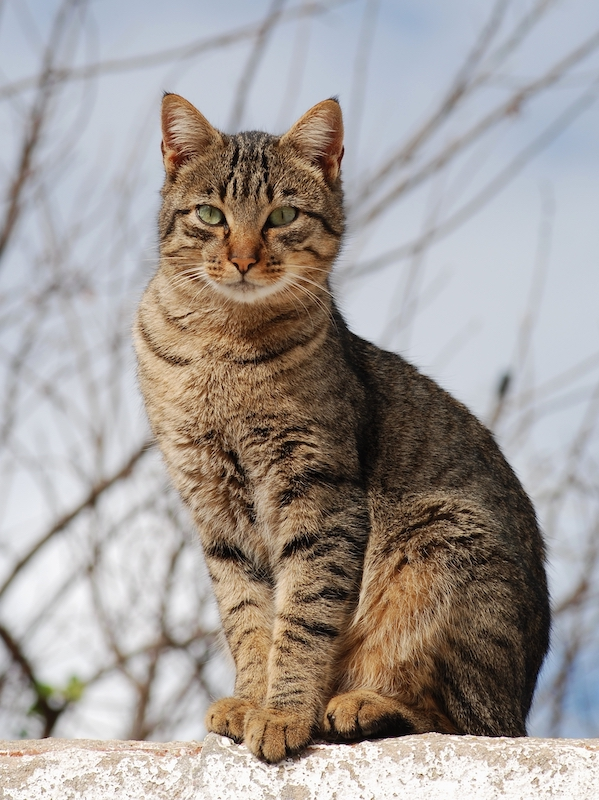
#> input picture test_im.jpg, 599 x 800 px, found by its file name
$ python ejercicio_matting.py
#> lines starting #> are read from the running program, lines starting #| are printed output that depends on the picture; after the words box and inside, x2 and y2 are one past the last pixel; in counts of white or black regions, pixels touching at a corner belong together
import cv2
import numpy as np

imageF = cv2.imread('test_im.jpg')
#> imageF is the input picture: shape (800, 599, 3); mean B, G, R 151, 155.2, 162.4
imageA = cv2.imread('test_im-A.jpg')
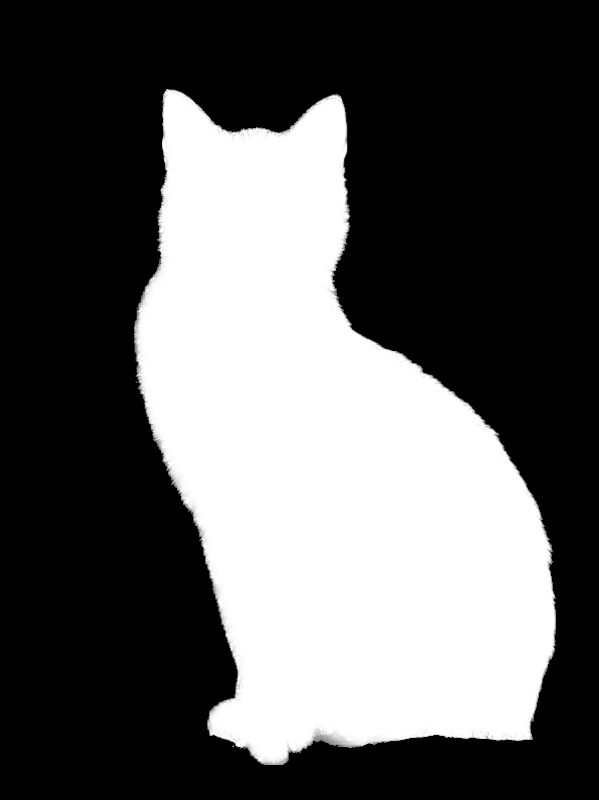
#> input picture test_im-A.jpg, 599 x 800 px, found by its file name
#> imageA is the input picture: shape (800, 599, 3); mean B, G, R 92.5, 92.5, 92.5
imageB = cv2.imread('sky.jpg')
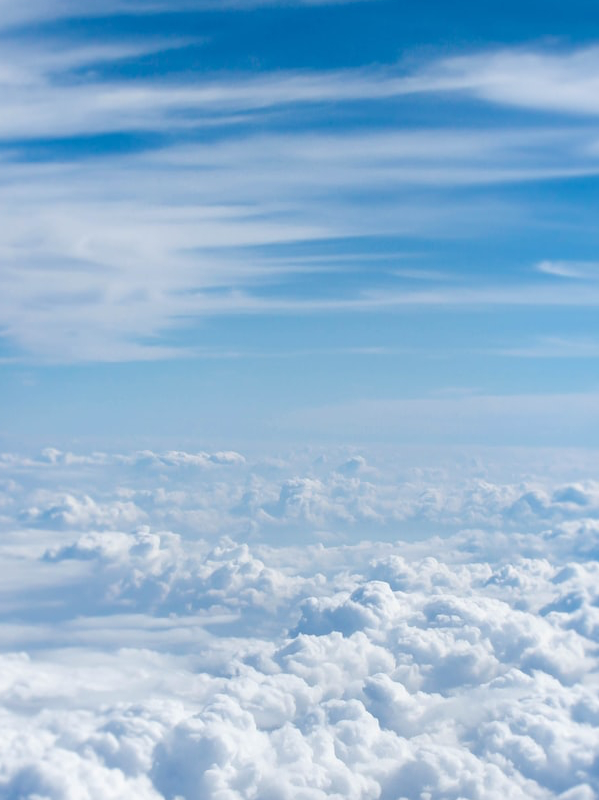
#> input picture sky.jpg, 599 x 800 px, found by its file name
#> imageB is the input picture: shape (800, 599, 3); mean B, G, R 211.6, 180.9, 144.6

mask1 = imageA[:,:,0] <= 30
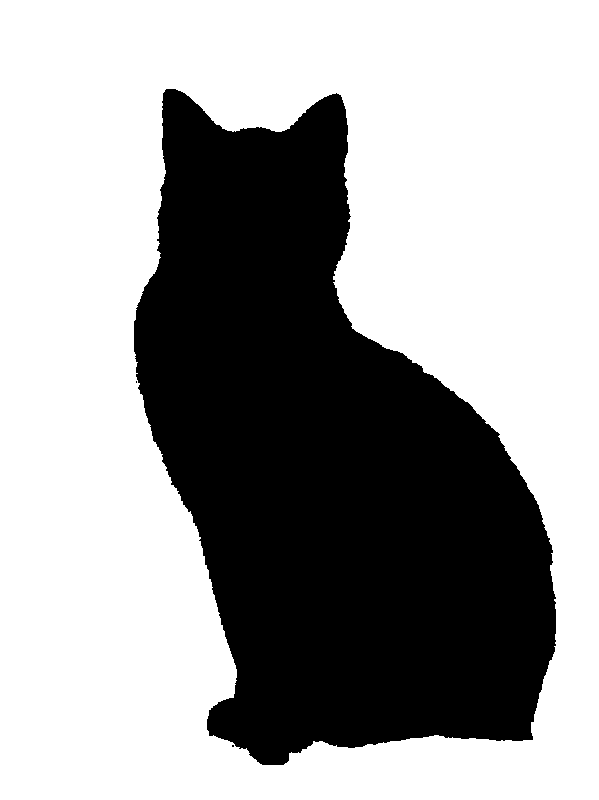
#> mask1: shape (800, 599) bool; 63.3% white; 3 black regions (2 under 20 px), largest, box (x1, y1, x2, y2) and area: (134, 89, 556, 765) 176041
mask2 = imageA[:,:,1] <= 30
mask3 = imageA[:,:,2] <= 30

#1
np.copyto(imageF[:,:,0], imageB[:,:,0], where=mask1)
np.copyto(imageF[:,:,1], imageB[:,:,1], where=mask2)
np.copyto(imageF[:,:,2], imageB[:,:,2], where=mask3)

def show_img(img):
    cv2.imshow('Result', img)
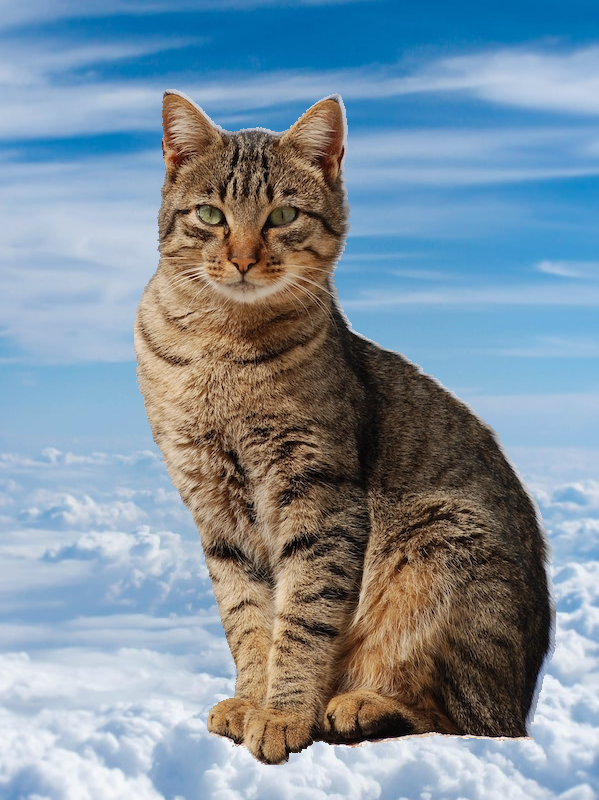
#> window 'Result': shape (800, 599, 3); mean B, G, R 158.4, 144.8, 127.5
    cv2.waitKey(0)

show_img(imageF)
